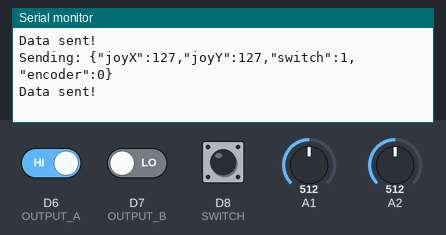
Bench run of a sketch on a simulated Arduino MKR. On the bench: the last lines printed to the serial monitor. Inputs (shaded band) come from the test bench; at power-on: A1 = 512, A2 = 512, D6 (OUTPUT_A) HIGH, D8 (SWITCH) HIGH, D7 (OUTPUT_B) LOW. WiFi joins after 1.5 s; servers stay silent unless stated.

Above: at 4.7 s.
4.8 s: A1 set to 716
At 5.06 s:
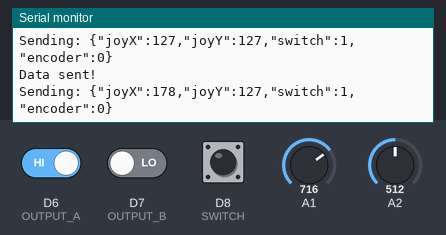
6.3 s: A2 set to 716
At 6.9 s:
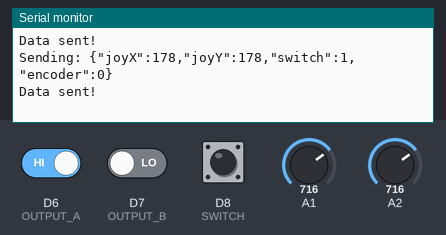
7.8 s: D6 (OUTPUT_A) driven LOW
At 8.56 s:
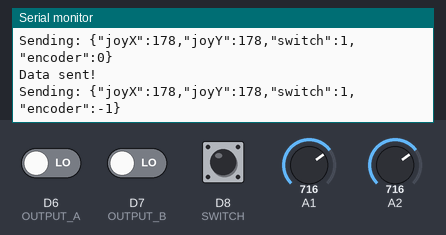
9.3 s: D8 (SWITCH) pulled LOW for 0.8 s
At 9.96 s:
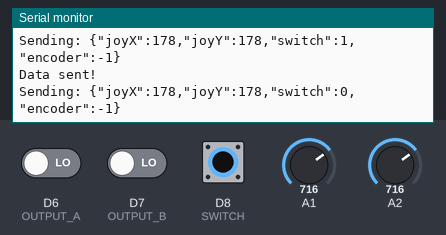
11.6 s: A1 set to 900
At 12.5 s:
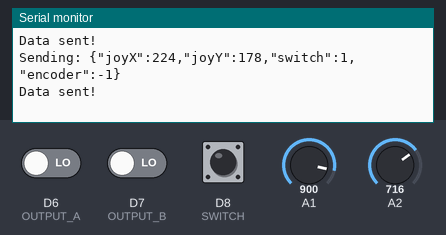
13.1 s: A2 set to 900
At 13.9 s:
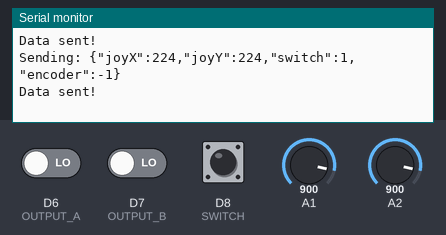
Timing chart, 0 to 15.6 s (numbered marks = the images above; inputs shaded):
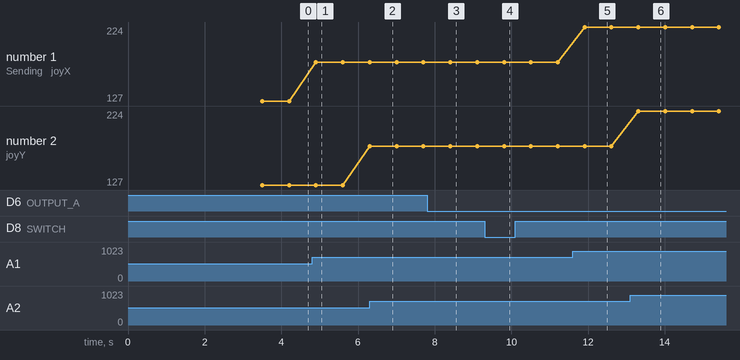

Measured:
- after the input at 4.8 s, the serial monitor: prints a new line after 0.10 s (image 1)
- after the input at 6.3 s, the serial monitor: prints a new line at once (image 2)
- after the input at 7.8 s, the serial monitor: prints a new line after 0.61 s (image 3)
- after the input at 9.3 s, the serial monitor: prints a new line after 0.51 s (image 4)
- after the input at 11.6 s, the serial monitor: prints a new line after 0.31 s (image 5)
- after the input at 13.1 s, the serial monitor: prints a new line after 0.21 s (image 6)
- plotted number 1: 127 → 178 after the input at 4.8 s, 178 → 224 after the input at 11.6 s

The sketch:

sender_source_wifinina_v2.ino
```cpp
#include <SPI.h>
#include <WiFiNINA.h>
#include <ArduinoJson.h>

// WiFi Credentials
char ssid[] = "TP-Link_6373";      // WiFi network name
char pass[] = "haha_not_gonna_leak_it";  // WiFi password
int status = WL_IDLE_STATUS;

// Receiver's IP Address and Port
char server[] = "192.168.0.106";
int port = 80;

// Pin Definitions
#define JOY_BTN 0    // Joystick button
#define OUTPUT_A 6    // Encoder Clock (A)
#define OUTPUT_B 7    // Encoder Data (B)
#define SWITCH 8      // Toggle switch

int counter = 0;
int aState;
int aLastState;

WiFiClient client;

void setup() {
  Serial.begin(115200);

  // Sensor pin setup
  pinMode(JOY_BTN, INPUT_PULLUP);
  pinMode(OUTPUT_A, INPUT);
  pinMode(OUTPUT_B, INPUT);
  pinMode(SWITCH, INPUT);

  aLastState = digitalRead(OUTPUT_A);

  // Connect to WiFi
  Serial.print("Connecting to WiFi...");
  while (status != WL_CONNECTED) {
    status = WiFi.begin(ssid, pass);
    delay(2000);
  }

  Serial.println("Connected to WiFi!");
  Serial.print("IP Address: ");
  Serial.println(WiFi.localIP());
}

void loop() {
  // Read joystick values (map 0-1023 to 0-255)
  int joyX = map(analogRead(A1), 0, 1023, 0, 255);
  int joyY = map(analogRead(A2), 0, 1023, 0, 255);
  int switchState = digitalRead(SWITCH);

  // Read rotary encoder
  aState = digitalRead(OUTPUT_A);
  if (aState != aLastState) {
    if (digitalRead(OUTPUT_B) != aState) {
      counter++;
    } else {
      counter--;
    }
  }
  aLastState = aState;

  // Create JSON payload
  StaticJsonDocument<200> jsonDoc;
  jsonDoc["joyX"] = joyX;
  jsonDoc["joyY"] = joyY;
  jsonDoc["switch"] = switchState;
  jsonDoc["encoder"] = counter;

  String payload;
  serializeJson(jsonDoc, payload);

  Serial.println("Sending: " + payload);

  // Send data to receiver
  if (client.connect(server, port)) {
    client.println(payload);

    Serial.println("Data sent!");

    client.stop();
  } else {
    Serial.println("Connection to receiver failed!");
  }

  delay(500); // Adjust based on required update rate
}
```
